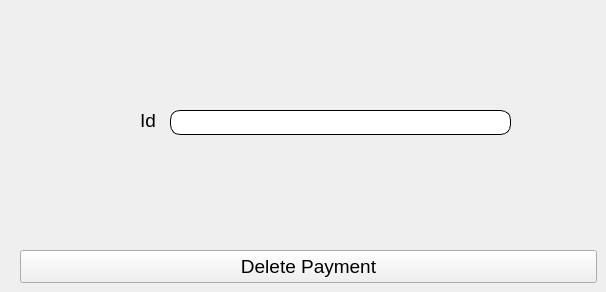
          <widget class="QWidget" name="DeleteTab">
           <attribute name="title">
            <string extracomment="This page is using to delete row">Delete</string>
           </attribute>
           <widget class="QLabel" name="label_19">
            <property name="geometry">
             <rect>
              <x>140</x>
              <y>110</y>
              <width>21</width>
              <height>21</height>
             </rect>
            </property>
            <property name="font">
             <font>
              <family>Segoe UI</family>
              <pointsize>14</pointsize>
             </font>
            </property>
            <property name="text">
             <string>Id</string>
            </property>
           </widget>
           <widget class="QLineEdit" name="DeletePaymentIdEdit">
            <property name="geometry">
             <rect>
              <x>170</x>
              <y>110</y>
              <width>341</width>
              <height>25</height>
             </rect>
            </property>
            <property name="font">
             <font>
              <family>Segoe UI</family>
              <pointsize>12</pointsize>
             </font>
            </property>
            <property name="styleSheet">
             <string notr="true">#DeletePaymentIdEdit{
background-color: white; 
border-style: outset;
border-width: 1px;
border-radius: 10px;
}</string>
            </property>
           </widget>
           <widget class="QPushButton" name="DeletePaymentButton">
            <property name="geometry">
             <rect>
              <x>20</x>
              <y>250</y>
              <width>577</width>
              <height>33</height>
             </rect>
            </property>
            <property name="font">
             <font>
              <family>Segoe UI</family>
              <pointsize>14</pointsize>
             </font>
            </property>
            <property name="styleSheet">
             <string notr="true">#DeletePaymentButton{
background-color: #F0F0F0;
/* color: green; */
color: black;
/* border-style: double;
border-width: 1px;
border-color:	#E87F6F;
*/
}

#DeletePaymentButton:hover{
background-color: white;
color: black;
}</string>
            </property>
            <property name="text">
             <string>Delete Payment</string>
            </property>
           </widget>
          </widget>
